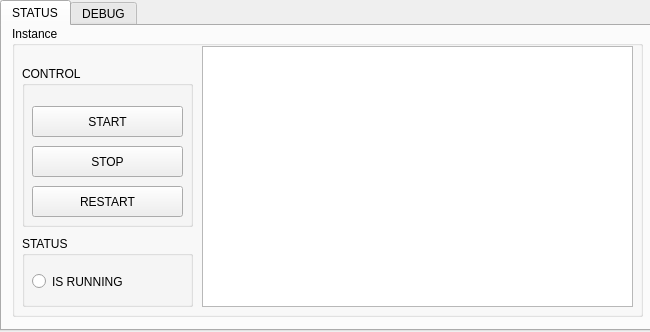
<?xml version="1.0" encoding="UTF-8"?>
<ui version="4.0">
 <class>instanceRollingWidget</class>
 <widget class="QWidget" name="instanceRollingWidget">
  <property name="geometry">
   <rect>
    <x>0</x>
    <y>0</y>
    <width>650</width>
    <height>332</height>
   </rect>
  </property>
  <property name="minimumSize">
   <size>
    <width>650</width>
    <height>332</height>
   </size>
  </property>
  <property name="maximumSize">
   <size>
    <width>650</width>
    <height>332</height>
   </size>
  </property>
  <property name="windowTitle">
   <string>Form</string>
  </property>
  <property name="styleSheet">
   <string notr="true"/>
  </property>
  <widget class="QTabWidget" name="tabsTW">
   <property name="geometry">
    <rect>
     <x>0</x>
     <y>0</y>
     <width>651</width>
     <height>331</height>
    </rect>
   </property>
   <property name="tabShape">
    <enum>QTabWidget::Rounded</enum>
   </property>
   <property name="currentIndex">
    <number>0</number>
   </property>
   <widget class="QWidget" name="statusTab">
    <attribute name="title">
     <string>STATUS</string>
    </attribute>
    <widget class="QGroupBox" name="groupBox">
     <property name="geometry">
      <rect>
       <x>10</x>
       <y>0</y>
       <width>631</width>
       <height>291</height>
      </rect>
     </property>
     <property name="title">
      <string>Instance</string>
     </property>
     <widget class="QGroupBox" name="groupBox_2">
      <property name="geometry">
       <rect>
        <x>10</x>
        <y>40</y>
        <width>171</width>
        <height>161</height>
       </rect>
      </property>
      <property name="title">
       <string>CONTROL</string>
      </property>
      <widget class="QPushButton" name="startBtn">
       <property name="geometry">
        <rect>
         <x>10</x>
         <y>40</y>
         <width>151</width>
         <height>31</height>
        </rect>
       </property>
       <property name="text">
        <string>START</string>
       </property>
      </widget>
      <widget class="QPushButton" name="stopBtn">
       <property name="geometry">
        <rect>
         <x>10</x>
         <y>80</y>
         <width>151</width>
         <height>31</height>
        </rect>
       </property>
       <property name="text">
        <string>STOP</string>
       </property>
      </widget>
      <widget class="QPushButton" name="restartBtn">
       <property name="geometry">
        <rect>
         <x>10</x>
         <y>120</y>
         <width>151</width>
         <height>31</height>
        </rect>
       </property>
       <property name="text">
        <string>RESTART</string>
       </property>
      </widget>
     </widget>
     <widget class="QGroupBox" name="groupBox_3">
      <property name="geometry">
       <rect>
        <x>10</x>
        <y>210</y>
        <width>171</width>
        <height>71</height>
       </rect>
      </property>
      <property name="title">
       <string>STATUS</string>
      </property>
      <widget class="QRadioButton" name="runningRatio">
       <property name="geometry">
        <rect>
         <x>10</x>
         <y>30</y>
         <width>111</width>
         <height>31</height>
        </rect>
       </property>
       <property name="text">
        <string>IS RUNNING</string>
       </property>
      </widget>
     </widget>
     <widget class="QTextEdit" name="logsEditStatus">
      <property name="geometry">
       <rect>
        <x>190</x>
        <y>20</y>
        <width>431</width>
        <height>261</height>
       </rect>
      </property>
      <property name="readOnly">
       <bool>true</bool>
      </property>
     </widget>
    </widget>
   </widget>
   <widget class="QWidget" name="debugTab">
    <attribute name="title">
     <string>DEBUG</string>
    </attribute>
    <widget class="QGroupBox" name="groupBox_4">
     <property name="geometry">
      <rect>
       <x>10</x>
       <y>0</y>
       <width>621</width>
       <height>291</height>
      </rect>
     </property>
     <property name="title">
      <string>DEBUG</string>
     </property>
     <widget class="QPushButton" name="runCodeBtn">
      <property name="geometry">
       <rect>
        <x>520</x>
        <y>260</y>
        <width>91</width>
        <height>21</height>
       </rect>
      </property>
      <property name="text">
       <string>RUN</string>
      </property>
     </widget>
     <widget class="QPushButton" name="loadScriptBtn">
      <property name="geometry">
       <rect>
        <x>490</x>
        <y>10</y>
        <width>121</width>
        <height>31</height>
       </rect>
      </property>
      <property name="text">
       <string>LOAD SCRIPT</string>
      </property>
     </widget>
     <widget class="QLineEdit" name="codeLine">
      <property name="geometry">
       <rect>
        <x>10</x>
        <y>260</y>
        <width>501</width>
        <height>21</height>
       </rect>
      </property>
     </widget>
     <widget class="QTextEdit" name="logsEditDebug">
      <property name="geometry">
       <rect>
        <x>10</x>
        <y>50</y>
        <width>601</width>
        <height>201</height>
       </rect>
      </property>
      <property name="readOnly">
       <bool>true</bool>
      </property>
     </widget>
    </widget>
   </widget>
  </widget>
 </widget>
 <resources/>
 <connections/>
</ui>
